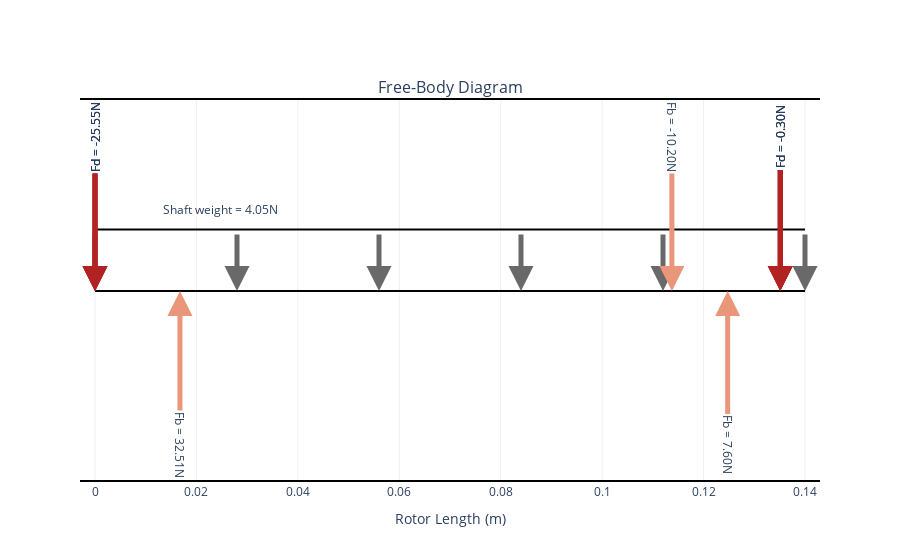

Notebook code for this chart:
### Markdown cell above
#### 4.2.1 - Free Body Diagram

### Code cell
static.plot_free_body_diagram()

### Figure 1 — Plotly figure (JSON) as saved in the notebook; plotly's stock layout.template omitted (floating-point values rounded to 4 significant figures)
{"data": [{"hoverinfo": "none", "line": {"color": "black"}, "mode": "lines", "showlegend": false, "type": "scatter", "x": [0.0, 0.01675, 0.02725, 0.07025, 0.09225, 0.09625, 0.1003, 0.1083, 0.1138, 0.1193, 0.1248, 0.1303, 0.1351, 0.14], "xaxis": "x", "y": [0.0, 0.0, 0.0, 0.0, 0.0, 0.0, 0.0, 0.0, 0.0, 0.0, 0.0, 0.0, 0.0, 0.0], "yaxis": "y"}, {"hoverinfo": "none", "line": {"color": "black"}, "mode": "lines", "showlegend": false, "type": "scatter", "x": [0.0, 0.01675, 0.02725, 0.07025, 0.09225, 0.09625, 0.1003, 0.1083, 0.1138, 0.1193, 0.1248, 0.1303, 0.1351, 0.14], "xaxis": "x", "y": [5, 5, 5, 5, 5, 5, 5, 5, 5, 5, 5, 5, 5, 5], "yaxis": "y"}], "layout": {"annotations": [{"font": {"size": 16}, "showarrow": false, "text": "Free-Body Diagram", "x": 0.5, "xanchor": "center", "xref": "paper", "y": 1, "yanchor": "bottom", "yref": "paper"}, {"arrowcolor": "DimGray", "arrowhead": 2, "arrowsize": 1, "arrowwidth": 5, "ax": 0, "axref": "x", "ay": 5.4, "ayref": "y", "showarrow": true, "x": 0, "xref": "x", "y": 0, "yref": "y"}, {"arrowcolor": "DimGray", "arrowhead": 2, "arrowsize": 1, "arrowwidth": 5, "ax": 0.028, "axref": "x", "ay": 5.4, "ayref": "y", "showarrow": true, "x": 0.028, "xref": "x", "y": 0, "yref": "y"}, {"arrowcolor": "DimGray", "arrowhead": 2, "arrowsize": 1, "arrowwidth": 5, "ax": 0.056, "axref": "x", "ay": 5.4, "ayref": "y", "showarrow": true, "x": 0.056, "xref": "x", "y": 0, "yref": "y"}, {"arrowcolor": "DimGray", "arrowhead": 2, "arrowsize": 1, "arrowwidth": 5, "ax": 0.084, "axref": "x", "ay": 5.4, "ayref": "y", "showarrow": true, "x": 0.084, "xref": "x", "y": 0, "yref": "y"}, {"arrowcolor": "DimGray", "arrowhead": 2, "arrowsize": 1, "arrowwidth": 5, "ax": 0.112, "axref": "x", "ay": 5.4, "ayref": "y", "showarrow": true, "x": 0.112, "xref": "x", "y": 0, "yref": "y"}, {"arrowcolor": "DimGray", "arrowhead": 2, "arrowsize": 1, "arrowwidth": 5, "ax": 0.14, "axref": "x", "ay": 5.4, "ayref": "y", "showarrow": true, "x": 0.14, "xref": "x", "y": 0, "yref": "y"}, {"align": "right", "showarrow": false, "text": "Shaft weight = 4.05N", "x": 0, "xref": "x", "xshift": 125, "y": 5, "yref": "y", "yshift": 20}, {"arrowcolor": "DarkSalmon", "arrowhead": 2, "arrowsize": 1, "arrowwidth": 5, "ax": 0.01675, "axref": "x", "ay": -12.5, "ayref": "y", "showarrow": true, "text": "Fb = 32.51N", "textangle": 90, "x": 0.01675, "xref": "x", "y": 0, "yref": "y"}, {"arrowcolor": "FireBrick", "arrowhead": 2, "arrowsize": 1, "arrowwidth": 5, "ax": 0, "axref": "x", "ay": 12.5, "ayref": "y", "showarrow": true, "text": "Fd = -25.55N", "textangle": -90, "x": 0, "xref": "x", "y": 0, "yref": "y"}, {"arrowcolor": "FireBrick", "arrowhead": 2, "arrowsize": 1, "arrowwidth": 5, "ax": 0.1351, "axref": "x", "ay": 12.5, "ayref": "y", "showarrow": true, "text": "Fd = -0.30N", "textangle": -90, "x": 0.1351, "xref": "x", "y": 0, "yref": "y"}, {"arrowcolor": "DarkSalmon", "arrowhead": 2, "arrowsize": 1, "arrowwidth": 5, "ax": 0.1138, "axref": "x", "ay": 12.5, "ayref": "y", "showarrow": true, "text": "Fb = -10.20N", "textangle": 90, "x": 0.1138, "xref": "x", "y": 0, "yref": "y"}, {"arrowcolor": "FireBrick", "arrowhead": 2, "arrowsize": 1, "arrowwidth": 5, "ax": 0, "axref": "x", "ay": 12.5, "ayref": "y", "showarrow": true, "text": "Fd = -25.55N", "textangle": -90, "x": 0, "xref": "x", "y": 0, "yref": "y"}, {"arrowcolor": "FireBrick", "arrowhead": 2, "arrowsize": 1, "arrowwidth": 5, "ax": 0.1351, "axref": "x", "ay": 12.5, "ayref": "y", "showarrow": true, "text": "Fd = -0.30N", "textangle": -90, "x": 0.1351, "xref": "x", "y": 0, "yref": "y"}, {"arrowcolor": "DarkSalmon", "arrowhead": 2, "arrowsize": 1, "arrowwidth": 5, "ax": 0.1248, "axref": "x", "ay": -12.5, "ayref": "y", "showarrow": true, "text": "Fb = 7.60N", "textangle": 90, "x": 0.1248, "xref": "x", "y": 0, "yref": "y"}, {"arrowcolor": "FireBrick", "arrowhead": 2, "arrowsize": 1, "arrowwidth": 5, "ax": 0, "axref": "x", "ay": 12.5, "ayref": "y", "showarrow": true, "text": "Fd = -25.55N", "textangle": -90, "x": 0, "xref": "x", "y": 0, "yref": "y"}, {"arrowcolor": "FireBrick", "arrowhead": 2, "arrowsize": 1, "arrowwidth": 5, "ax": 0.1351, "axref": "x", "ay": 12.5, "ayref": "y", "showarrow": true, "text": "Fd = -0.30N", "textangle": -90, "x": 0.1351, "xref": "x", "y": 0, "yref": "y"}], "xaxis": {"anchor": "y", "domain": [0, 1], "title": {"text": "Rotor Length (m)"}}, "yaxis": {"anchor": "x", "domain": [0, 1], "gridcolor": "lightgray", "showline": false, "visible": false}}}
